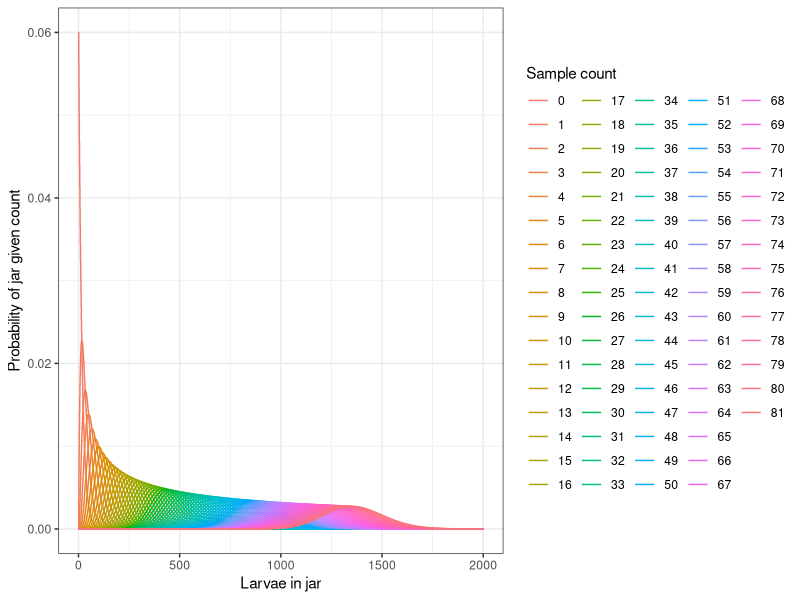
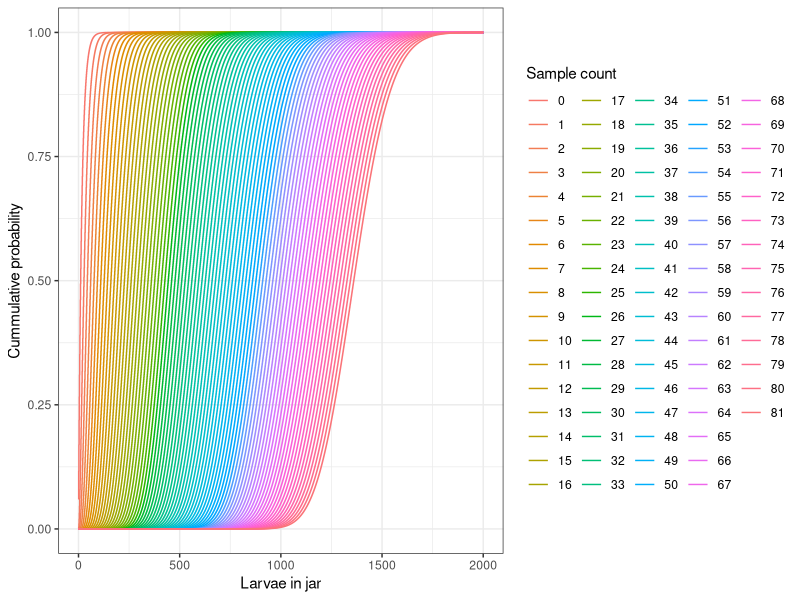
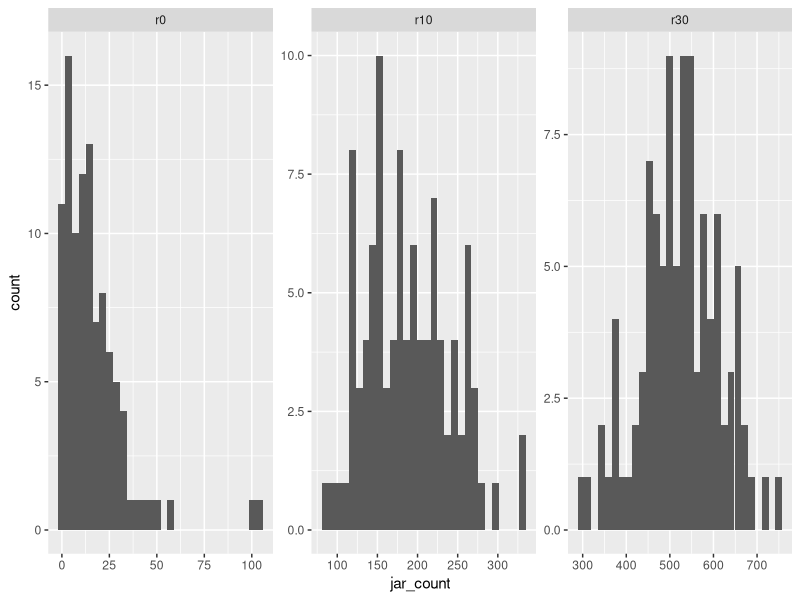

Source code (R) for these figures, in order: (Note: a time limit stopped this script after it produced the figures.)
## <- double ## = LA notes

# Alma musseel experiment
# likelihood of larvae in jar

#library
library(tidyverse)
library(here)
library(readxl)

setwd("C:/Users/Lindsay/Dropbox/Raccoon/larvae/oyster/larvae survival stats/GitHub/RacoonOlyLarvalSurvival/LikelihoodLarvaeJar")

#jar and sample volumes (ml)
vol_jar <- 100 
vol_sample <- 6 

#fraction of water sampled
# this is the probably of successfully get a larva from the jar 
# in a binomial process
p <- vol_sample / vol_jar
#p=0.06

# vector of the potential actual number of larvae in a jar
# this is the number of "trials" or chances of sampling a larvae 
# in a binomial process

# create at data frame of sample probabilities
# the like_of_sample is the probably of obtaining the sample count 
# given the actual number of larvae.
# Thus, the probability is the likelihood of the sample given the jar total

# maximum number if larvae ever counted in a 6ml sample (can change this to the actual value)
max_count <- 81
# total number of larvae you think there could possibly be in a jar 
# (since target initial abundance is 800, 2000 should be plenty 
#no penalty for guessing big except a waste of computer time
max_possible_larvae <- 2000
#data frame of the 
# prob_count_given_jar is the likelihood of getting a particular count value given some actual number of larva in jar
#prob_jar_given_count is the probably of how many larve are in the jar given a count value (bayes therom assuming uniform prior)
#cummulative_prob is useful for getting random samples
d_jar_dist <- data.frame(sample_count = rep(0:max_count, each = max_possible_larvae + 1)) %>%
  mutate(jar_actual_larvae = rep(0:max_possible_larvae, times = max_count + 1)) %>%
  mutate(prob_count_given_jar = pbinom(sample_count, jar_actual_larvae, p) - 
           pbinom(sample_count-1, jar_actual_larvae, p)) %>%
  group_by(sample_count) %>%
  mutate(prob_jar_given_count = prob_count_given_jar / sum(prob_count_given_jar)) %>%
  mutate(cummulative_prob = cumsum(prob_jar_given_count)) %>%
  ungroup() %>%
  {.}
View(d_jar_dist)

#plot of the prob distribuion
d_jar_dist %>%
  #filter(sample_count == 0) %>%
  ggplot(aes(jar_actual_larvae, prob_jar_given_count)) +
  geom_step(aes(colour = as.factor(sample_count))) +
  labs(colour = "Sample count") +
  xlab("Larvae in jar") +
  ylab("Probability of jar given count") +
  #xlim(0,100) +
  theme_bw()

#plot of the cumulative prob
d_jar_dist %>%
  #filter(sample_count == 0) %>%
  ggplot(aes(jar_actual_larvae, cummulative_prob)) +
  geom_step(aes(colour = as.factor(sample_count))) +
  labs(colour = "Sample count") +
  xlab("Larvae in jar") +
  ylab("Cummulative probability") +
  #xlim(0,100) +
  theme_bw()

#function that returns a vector (length = n) of random number of larvae in a jar given 6ml subsample count
r_jar <- function(n, count, dist){
  rj <- NULL
  for(i in 1:n){
    r = runif(1)
    rj_temp <- dist %>%
      filter(sample_count == count &
               cummulative_prob >= r &
               lag(cummulative_prob) < r ) %>%
      pull(jar_actual_larvae) %>%
      {.}
    
    if(is_empty(rj_temp)){
      rj_temp <- 0
    }
    rj <- c(rj, rj_temp)
  }
  
  return(rj)
}


#quick look at output of the r_jar function
# sampled distributions if 6ml sample contained 0, 10 or 30 larvae
data.frame(r0 = r_jar(100, 0, d_jar_dist), 
           r10 = r_jar(100, 10, d_jar_dist),
           r30 = r_jar(100, 30, d_jar_dist)) %>%
  pivot_longer(cols = starts_with("r"),names_to = "sample_count", values_to = "jar_count") %>%
  ggplot(aes(jar_count)) +
  geom_histogram() +
  facet_wrap(vars(sample_count), scales = "free")

#fake count data for 6ml samples 
##fake data is actually real data -but DB location only 
## include 14 days from 6 jars 2 temps
##84 rows long
library(readxl)
d_fake <- read_excel("real data.xlsx")
View(d_fake)

#create simulted data
#n_rep is the number of replicate trajectories
n_rep <- 100 
d_sim <- NULL
for(i in 1:nrow(d_fake)){
  d_sim <- rbind(d_sim, data.frame(treatment = rep(d_fake$treatment[i], n_rep),
                                   jar_id = rep(d_fake$jar_id[i], n_rep),
                                   day = rep(d_fake$day[i], n_rep),
                                   jar_count = r_jar(n_rep, d_fake$count[i], d_jar_dist),
                                   replicate = 1:n_rep))
}
##8,400 rows here
##takes a while to run 10-15 min
View(d_sim)
write.csv(d_sim, "d_sim.csv")

#add the original sample counts to the dataframe so seen the input for the random draw
#sort for viewing dataframe
d_sim_sorted <- d_sim%>%
  full_join(d_fake) %>%
  arrange(jar_id, replicate, day)

##8,400 rows here
View(d_sim_sorted)
write.csv(d_sim_sorted, "d_sim_sorted.csv")


# plot the first three replicates from the 3 jars
# problem is that most of the simulated series are not monotonically decreasing
d_sim_sorted %>%
  filter(replicate <= 3) %>%
  ggplot(aes(day, jar_count)) +
  geom_step(aes(colour = as.factor(replicate))) +
  facet_wrap(vars(jar_id, replicate))



#filter to find only data sets that are montonicaly decreasing
# this is computationally a pretty inefficient way to do this, but relatively quick to to code
d_sim_decreasing <- d_sim_sorted %>%
  group_by(jar_id, replicate) %>%
  mutate(is_decreasing = if_else(jar_count <= lag(jar_count), TRUE, FALSE)) %>%
  mutate(is_decreasing = if_else(is.na(is_decreasing), TRUE, is_decreasing)) %>%
  mutate(is_all_decreasing = all(is_decreasing)) %>%
  filter(is_all_decreasing) %>%
  ungroup() %>%
  {.}
##here i get a blank dataframe
View(d_sim_decreasing)
## if hastag out filter(is_all_decreasing) %>% is_decresing is a mix of true and false,
##but_is_all_decresing are all false

#plot the decreasing series 
#of the 300 series orginally created, not that many turn out to be monotonically decreasing
d_sim_decreasing %>%
  ggplot(aes(day, jar_count)) +
  geom_step(aes(colour = as.factor(replicate))) +
  facet_wrap(vars(jar_id, replicate))

#Next steps on this.
# simulate a 1000 valid (monotoncially decreasing) time series of counts for each jar
# The above code makes valid series, but need to modify it so you get a 1000 for each jar of the real data
# treat the jars like you have 1000 replicate experiments
# expand the jar counts with 0/1 scoring per individual for running cox model like you did before
# you and run the analysis based on live count or dead count (for live count, subtract dead based on day1 count)
# run the cox model on each of the 1000 data sets and store the outpu hazard ration coefficients() a vector with 1000 values) 
#you can acually just save all 1000 model outputs (not just coffecients) in case we want to look at other values
#sort the coeffecinets from smallest to largest - the 2.5% and 97.5% quantiles will give the 95% confidence intervals. 
# the mean is the expected value of the hazard ratio

#after getting this to work with the simple cox model, can look at coxme or frailty_em to deal with mixed effects

# One issue is how to deal with the day 0 jar simumalion. Easiest (and maybe best?) solution is just start 
# your survival analysis on day 1 when you start the 6ml sampling.
#alternarive is to figure out the distibution of initial stocking density based on your stocking method.
#the target intial stocking was 800 per jar, but there is liekly a lot of noise around that based on sampling

#the reason why the jar sampling is an issue has to do with whether larvae in the jar are distributed randomly or uniformly. 
#If the larvae were uniformly distributed, your 6ml sample would exactly reflect what is in the jar
#However, larvae are (at best) randomly distributed in the jar, so sampling probability matters
#The larger the fraction of the jar you actually count, the less sampling probably matters (uniform assumption gets close enough)

#The actuall confidence intervals will be a bit wider than estimated with this method because of basic uncertainy in estiminating cox model
#however, with n = ~ 800, this should not be a big contribution and the CI should be pretty close.
